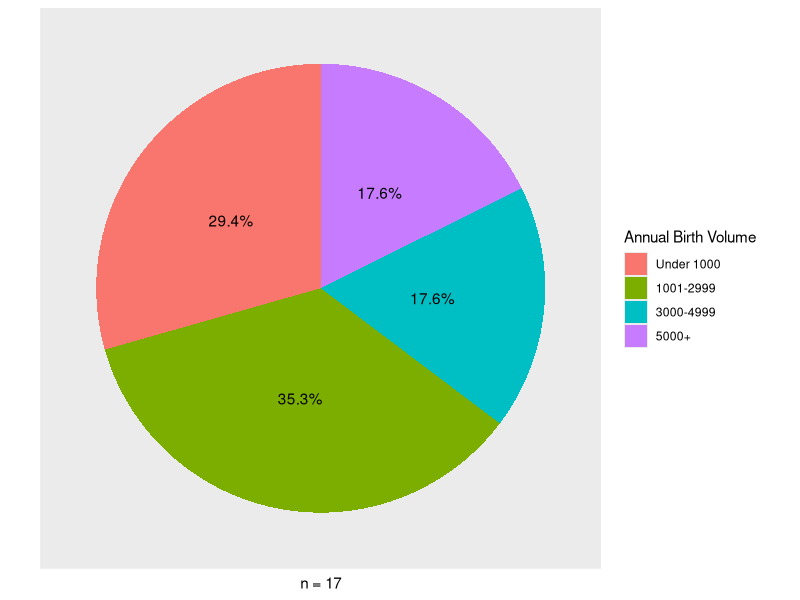
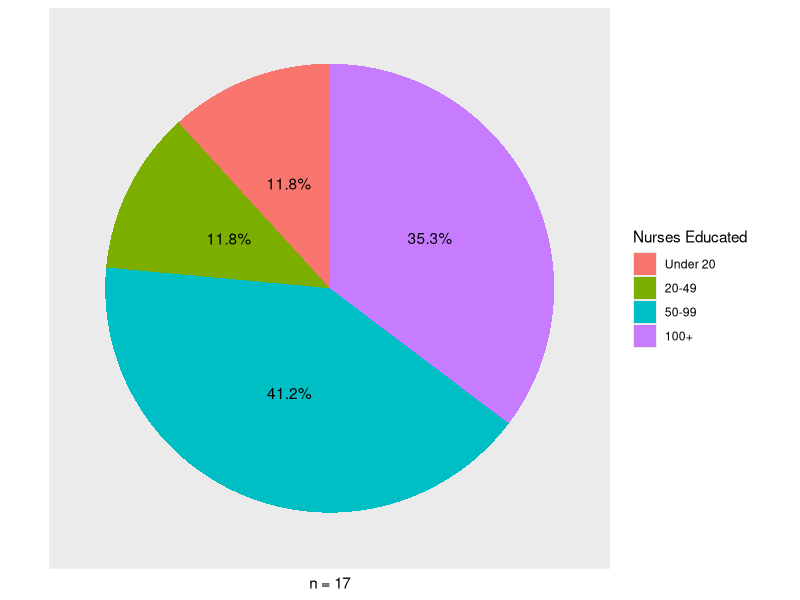
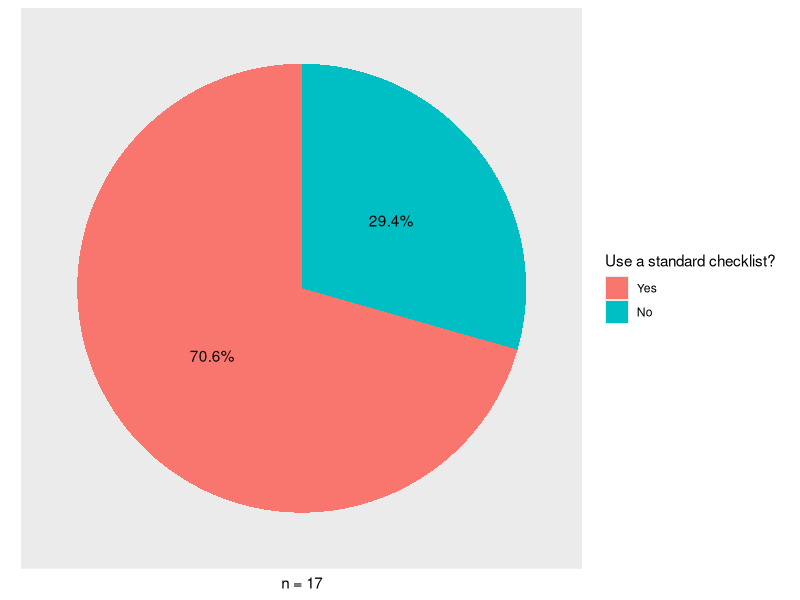
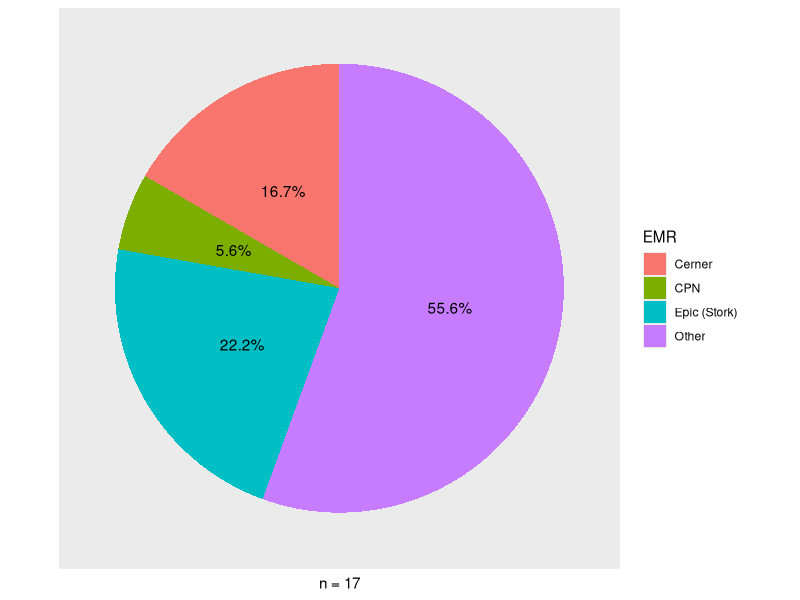

Generate these figures, in order, with R:
library(ggplot2)
library(dplyr)


setwd('L:/Postpartum Discharge Education/pde.spring.2017/data')

#hospital birth categories
hosp_cat<-c("Under 1000", "1001-2999","3000-4999", "5000+")
n<-as.numeric(c(5,6,3,3))
hosp<-cbind(hosp_cat,n)
hosp<-as.data.frame(hosp)
hosp$n<-as.numeric(as.character(hosp$n))
hosp_sum<-sum(hosp$n)

hosp$percent<-round((hosp$n/hosp_sum)*100,digits=1)
hosp$percent_lab <- paste(hosp$percent,"%", sep="")


hosp$hosp_cat <- factor(hosp$hosp_cat, levels=c("Under 1000", "1001-2999","3000-4999", "5000+"))

hosp$pos <- (cumsum(hosp$percent)-hosp$percent/2)  #calculate label position


pdf("hospital counts by delivery category.pdf",width=7,height=5)
c <- ggplot(hosp, aes(x=factor(1), y=as.numeric(n),fill=factor(hosp_cat),label=percent))
c<-c+geom_bar(stat="identity",width=1,position="fill")
c <-c + coord_polar(theta="y")
c<-c+geom_text(aes(x=factor(1), y=percent, label=percent_lab),position=position_fill(vjust = 0.5)) + ylab("n = 17")
c <- c + scale_fill_discrete(name="Annual Birth Volume")
c <- c + theme(axis.text = element_blank(),axis.ticks = element_blank(), panel.grid  = element_blank(),  axis.title.y = element_blank())
c
dev.off()




#How many RNs does your hospital anticipate will need education about maternal morbidity and mortality and the AWHONN's POST-BIRTH Warning Signs initiative?
hosp_cat<-c("Under 20", "20-49","50-99", "100+")
n<-as.numeric(c(2,2,7,6))
hosp<-cbind(hosp_cat,n)
hosp<-as.data.frame(hosp)
hosp$n<-as.numeric(as.character(hosp$n))
hosp_sum<-sum(hosp$n)

hosp$percent<-round((hosp$n/hosp_sum)*100,digits=1)
hosp$percent_lab <- paste(hosp$percent,"%", sep="")


hosp$hosp_cat <- factor(hosp$hosp_cat, levels=c("Under 20", "20-49","50-99", "100+"))

hosp$pos <- (cumsum(hosp$percent)-hosp$percent/2)  #calculate label position


pdf("number of nurses educated.pdf",width=7,height=5)
c <- ggplot(hosp, aes(x=factor(1), y=as.numeric(n),fill=factor(hosp_cat),label=percent))
c<-c+geom_bar(stat="identity",width=1,position="fill")
c <-c + coord_polar(theta="y")
c<-c+geom_text(aes(x=factor(1), y=percent, label=percent_lab),position=position_fill(vjust = 0.5)) + ylab("n = 17")
c <- c + scale_fill_discrete(name="Nurses Educated")
c <- c + theme(axis.text = element_blank(),axis.ticks = element_blank(), panel.grid  = element_blank(),  axis.title.y = element_blank())
c
dev.off()



#Currently, does your hospital use a standard checklist of topics to discuss related to signs and symptoms of postpartum complications?
hosp_cat<-c("Yes", "No")
n<-as.numeric(c(12,5))
hosp<-cbind(hosp_cat,n)
hosp<-as.data.frame(hosp)
hosp$n<-as.numeric(as.character(hosp$n))
hosp_sum<-sum(hosp$n)

hosp$percent<-round((hosp$n/hosp_sum)*100,digits=1)
hosp$percent_lab <- paste(hosp$percent,"%", sep="")


hosp$hosp_cat <- factor(hosp$hosp_cat, levels=c("Yes", "No"))

hosp$pos <- (cumsum(hosp$percent)-hosp$percent/2)  #calculate label position


pdf("standardized checklist.pdf",width=7,height=5)
c <- ggplot(hosp, aes(x=factor(1), y=as.numeric(n),fill=factor(hosp_cat),label=percent))
c<-c+geom_bar(stat="identity",width=1,position="fill")
c <-c + coord_polar(theta="y")
c<-c+geom_text(aes(x=factor(1), y=percent, label=percent_lab),position=position_fill(vjust = 0.5)) + ylab("n = 17")
c <- c + scale_fill_discrete(name="Use a standard checklist?")
c <- c + theme(axis.text = element_blank(),axis.ticks = element_blank(), panel.grid  = element_blank(),  axis.title.y = element_blank())
c
dev.off()


#EMR
hosp_cat<-c("Cerner", "CPN", "Epic (Stork)", "Other")
n<-as.numeric(c(3,1, 4, 10))
hosp<-cbind(hosp_cat,n)
hosp<-as.data.frame(hosp)
hosp$n<-as.numeric(as.character(hosp$n))
hosp_sum<-sum(hosp$n)

hosp$percent<-round((hosp$n/hosp_sum)*100,digits=1)
hosp$percent_lab <- paste(hosp$percent,"%", sep="")


hosp$hosp_cat <- factor(hosp$hosp_cat, levels=c("Cerner", "CPN", "Epic (Stork)", "Other"))

hosp$pos <- (cumsum(hosp$percent)-hosp$percent/2)  #calculate label position


pdf("EMR.pdf",width=7,height=5)
c <- ggplot(hosp, aes(x=factor(1), y=as.numeric(n),fill=factor(hosp_cat),label=percent))
c<-c+geom_bar(stat="identity",width=1,position="fill")
c <-c + coord_polar(theta="y")
c<-c+geom_text(aes(x=factor(1), y=percent, label=percent_lab),position=position_fill(vjust = 0.5)) + ylab("n = 17")
c <- c + scale_fill_discrete(name="EMR")
c <- c + theme(axis.text = element_blank(),axis.ticks = element_blank(), panel.grid  = element_blank(),  axis.title.y = element_blank())
c
dev.off()

